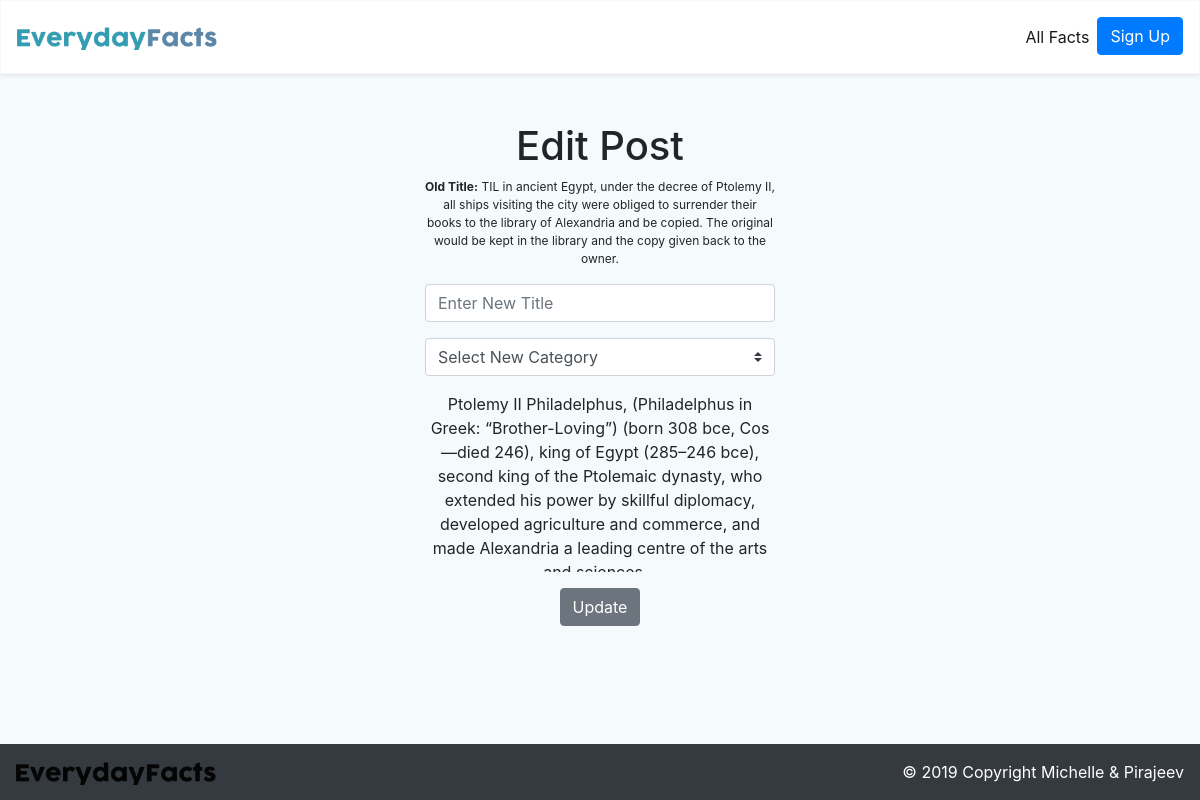
Screenshot of /editPost.php?id=2 with the database file from the repository.
### tables this page shows
CREATE TABLE `Post` (
  `PostID` int(11) NOT NULL,
  `UserID` int(11) DEFAULT NULL,
  `Title` longtext,
  `PostDate` timestamp NOT NULL DEFAULT CURRENT_TIMESTAMP,
  `CategoryID` int(11) DEFAULT NULL,
  `Content` text NOT NULL
);

### functions.php (called while the page is built, shortened)
<?php
function getDB()
{
	$conn= mysqli_connect(DBHOST, DBUSER, DBPASS, DBNAME);
	return $conn;
}
function getPostData($postID){
    $db = getDB();
    $statement = "SELECT Title,CategoryID,Content FROM Post WHERE PostID = ?";
    $statement = mysqli_prepare($db, $statement);
    mysqli_stmt_bind_param($statement,'d',$postID);
    mysqli_stmt_execute($statement);
    $result = mysqli_stmt_get_result($statement);
    return $result;
}
?>

### editPost.php (the view, shortened to what this page needs)
<?php
include 'include/header.php';
include 'functions.php';
$id = $_GET['id'];
$data = getPostData($id);
$realData = mysqli_fetch_array($data);
?>
<!DOCTYPE html>
<html>
<body>
<div class = "container">
    <div class = "row">
        <div class = "col">
        </div>
        <div class = "col md-10 text-center">
            <h1>Edit Post</h1>
            <form action = "" name = "newpost" method="post" id="identifier">
                <div class = "form-group">
                <p> <b>Old Title:</b> <?php echo $realData["Title"];?></p>
                <input required class="form-control" id="title" type="text" name="title" placeholder = "Enter New Title">
                    <select required class ="custom-select mt-3" name="sel-category" id = "gories">
                        <option value ="" selected>Select New Category</option>
                    </select>
                    <div class = "mt-3 text-edit">
                        <div id="quillEditor">
                        <?php echo $realData['Content']?>
                        </div>
                    </div>
                    <button type="submit" class="mt-3 btn btn-secondary">Update</button>
                </div>
            </form>
        </div>
        <div class = "col">
        </div>
    </div>
        <div class = "footer bg-dark">
            <footer class="navbar navbar-expand-lg navbar-light bg-dark justify-content-between">
                <a href = "#" class="navbar-brand">
                    <img width="200" class = "img-fluid" src="./images/Logo-black.png">
                </a>
                <div class="text-white nav navbar-nav ml-auto">© 2019 Copyright Michelle & Pirajeev
                </div>
            </footer>
</div>
</body>
</html>

### css/style.css (style rules this page uses)
body { background-color: #f5fafd; padding-bottom: 50px; }
.footer { position: fixed; left: 0; bottom: 0; width: 100%; color: white; text-align: center; }
p { font-size: 12px; }
#quillEditor { height: 180px; overflow: auto; }

### rows the page displays
post: Title "TIL in ancient Egypt, under the decree of Ptolemy II, all ships visiting the city were obliged to surrender their books to the library of Alexandria and be copied. The original would be kept in the library and the copy given back to the owner.", Content "Ptolemy II Philadelphus, (Philadelphus in Greek: “Brother-Loving”) (born 308 bce, Cos—died 246), king of Egypt (285–246 bce), second king of the Ptolemaic dynasty, who extended his power by skillful diplomacy, developed agriculture and commerce, and made Alexandria a leading centre of the arts…"
